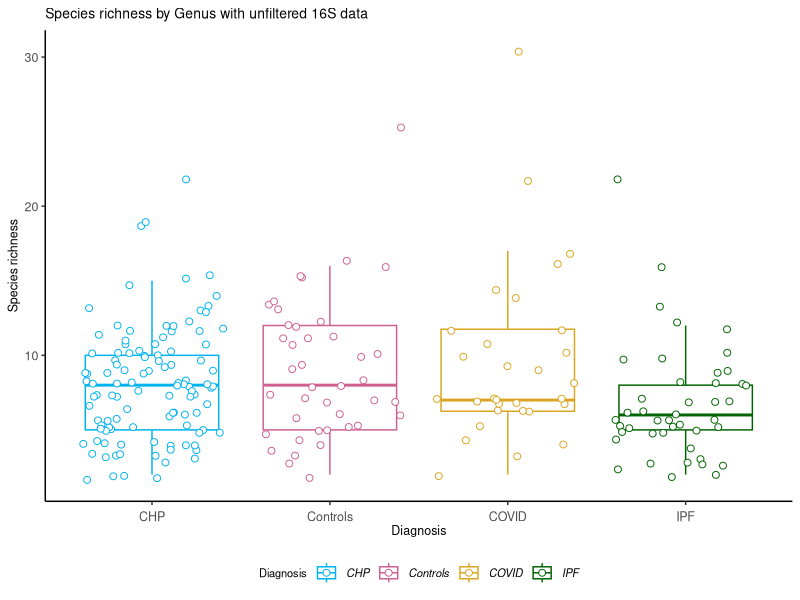
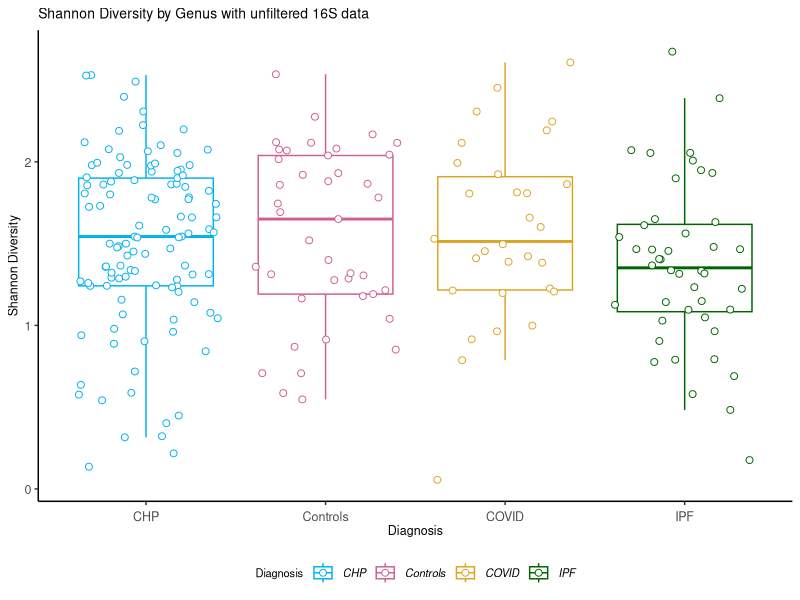
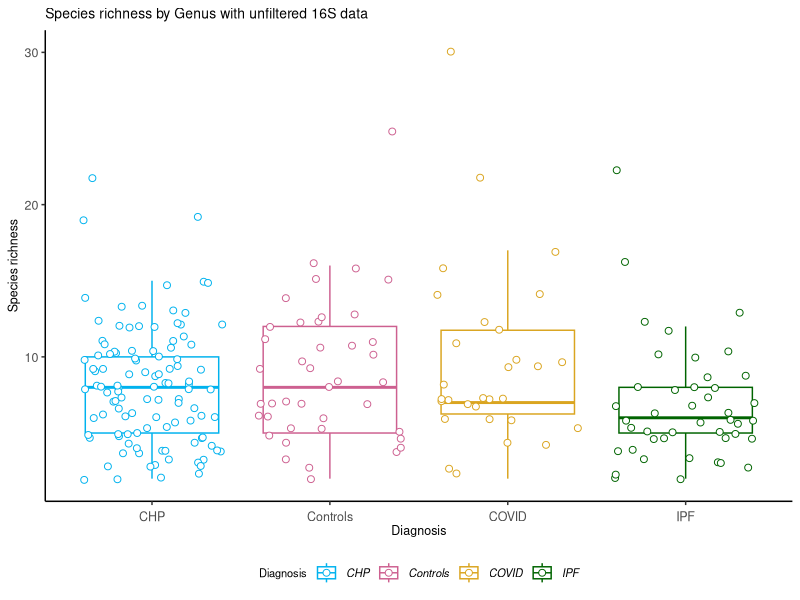
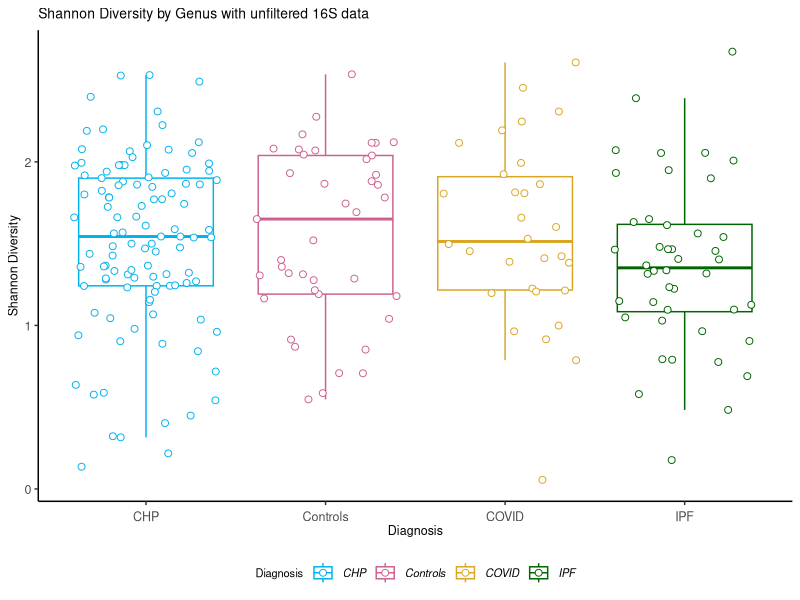

Write R code to recreate these figures, in order.
#### Housekeeping ####
setwd("~/GitHub/Imperial-Molyneaux/POSTCODE/Unfiltered/Genus")

#### Download libraries ####
#install.packages("dplyr")
library("dplyr")
#install.packages("tidyverse")
library("tidyverse")
#install.packages("ggplot2")
library("ggplot2")
#install.packages("reshape2")
library("reshape2")
#install.paclages("vegan")
library("vegan")
#install.packages("rstatix")
library("rstatix")

# Read in the saved csv file from previously
normalised_data <- read.csv("Genus-normalised-unfiltered-metadata.csv") %>%
  filter(!Diagnosis == "Negative Control") %>%
         filter(!Diagnosis == "Mock")

abundance_table <- normalised_data %>%
  select(4:ncol(normalised_data)) # Only select the reads
rowSums(abundance_table) #check if in percentages
abundance_table <- abundance_table/rowSums(abundance_table)*100
abundance_table$Prevotella <- abundance_table$Prevotella + abundance_table$X.Prevotella.
abundance_table <- abundance_table %>%
  select(-`X.Prevotella.`)

metadata <- normalised_data %>%
  select(sample.id:Diagnosis)
metadata$Diagnosis <- as.factor(metadata$Diagnosis)

#### Species Richness ####
# Calculate species number 
# Margin = 1, by row
species_number <- vegan::specnumber(abundance_table, MARGIN = 1)
species_number <- as.data.frame(species_number)
species_metadata <- cbind(metadata, species_number)

kruskal.test(species_number ~ Diagnosis, data = species_metadata) #p = 0.03

ggplot(species_metadata, aes(x=Diagnosis, y=species_number, color=Diagnosis)) +
  geom_boxplot(aes(fill = Diagnosis, shape = Diagnosis, colour = Diagnosis), outlier.shape = NA) +
  geom_point(position = "jitter", aes(fill = Diagnosis,
                                      shape = Diagnosis,
                                      colour = Diagnosis), # change the shape 
             size = 2,
             stroke = .5) +
  scale_shape_manual(values=c(21, 21, 21, 21)) +
  scale_color_manual(values=c("deepskyblue2",
                              "hotpink3",
                              "goldenrod",
                              "darkgreen")) +
  scale_fill_manual(values=c("white", "white", "white", "white")) + # inner colour can change
  labs(title="Species richness by Genus with unfiltered 16S data",
       #subtitle = "Wilcoxon rank sum: SD~Status p=0.04",
       y = "Species richness",
       x = "Diagnosis") +
  theme(#Set the title font size
    plot.title = element_text(size=10,
                              hjust = 0),
    #plot.subtitle = element_text(size=8,
    #                             hjust=0),
    #Set the legend title position
    legend.position = "bottom",
    #Set the legend title font size
    legend.title = element_text(size=8),
    #Define the size of the legend text and make it italic
    legend.text = element_text(size=8,
                               face = "italic"),
    #Remove the grey background from the legend
    legend.background = element_blank(),
    #Remove the box from the legend
    legend.key = element_blank(),
    #Remove the grey background
    panel.background = element_blank(),
    #Remove the plot border
    panel.border = element_blank(),
    #Remove the major plot grid lines
    panel.grid.major = element_blank(),
    #Remove the minor plot grid lines
    panel.grid.minor = element_blank(),
    #Change orientation of x axis labels
    axis.text.x = element_text(angle=0,
                               hjust=0.5,
                               vjust=0, # "justifying" text
                               size=9),
    axis.title.x = element_text(size=9),
    #Define the axis title text size
    axis.title = element_text(size=9),
    #Define the axis label text size
    axis.text.y = element_text(size=9),
    #Add back the x and y axis lines and define thickness (size), line type, and color
    axis.line = element_line(size = 0.5,
                             linetype = "solid",
                             colour = "black"))

ggsave("SpeciesRichness-Genus-unfiltered.pdf", width = 150, height = 150,
       units = c("mm"), device = "pdf")

### SHANNON DIVERSITY ###
# Shannon Diversity stats
shannon_diversity <- vegan::diversity(abundance_table, index = "shannon")
shannon_diversity <- as.data.frame(shannon_diversity)
shannon_metadata <- cbind(metadata, shannon_diversity)
shannon_metadata$Diagnosis <- as.factor(shannon_metadata$Diagnosis)

kruskal.test(shannon_diversity ~ Diagnosis, data = shannon_metadata) # p=0.2

shannon_metadata <- cbind(metadata, shannon_diversity)

#Check the taxa level used
ggplot(shannon_metadata, aes(x=Diagnosis, y=shannon_diversity, color=Diagnosis)) +
  geom_boxplot(aes(fill = Diagnosis, shape = Diagnosis, colour = Diagnosis), outlier.shape = NA) +
  geom_point(position = "jitter", aes(fill = Diagnosis,
                                      shape = Diagnosis,
                                      colour = Diagnosis), # change the shape 
             size = 2,
             stroke = .5) +
  scale_shape_manual(values=c(21, 21, 21, 21)) +
  scale_color_manual(values=c("deepskyblue2",
                              "hotpink3",
                              "goldenrod",
                              "darkgreen")) +
  scale_fill_manual(values=c("white", "white", "white", "white")) + # inner colour can change
  labs(title="Shannon Diversity by Genus with unfiltered 16S data",
       y = "Shannon Diversity",
       x = "Diagnosis") +
  theme(#Set the title font size
    plot.title = element_text(size=10,
                              hjust = 0),
    #plot.subtitle = element_text(size=8,
    #                             hjust=0),
    #Set the legend title position
    legend.position = "bottom",
    #Set the legend title font size
    legend.title = element_text(size=8),
    #Define the size of the legend text and make it italic
    legend.text = element_text(size=8,
                               face = "italic"),
    #Remove the grey background from the legend
    legend.background = element_blank(),
    #Remove the box from the legend
    legend.key = element_blank(),
    #Remove the grey background
    panel.background = element_blank(),
    #Remove the plot border
    panel.border = element_blank(),
    #Remove the major plot grid lines
    panel.grid.major = element_blank(),
    #Remove the minor plot grid lines
    panel.grid.minor = element_blank(),
    #Change orientation of x axis labels
    axis.text.x = element_text(angle=0,
                               hjust=0.5,
                               vjust=0, # "justifying" text
                               size=9),
    axis.title.x = element_text(size=9),
    #Define the axis title text size
    axis.title = element_text(size=9),
    #Define the axis label text size
    axis.text.y = element_text(size=9),
    #Add back the x and y axis lines and define thickness (size), line type, and color
    axis.line = element_line(size = 0.5,
                             linetype = "solid",
                             colour = "black"))

ggsave("ShannonDiversity-Genus-unfiltered.pdf", width = 150, height = 150,
       units = c("mm"), device = "pdf")
